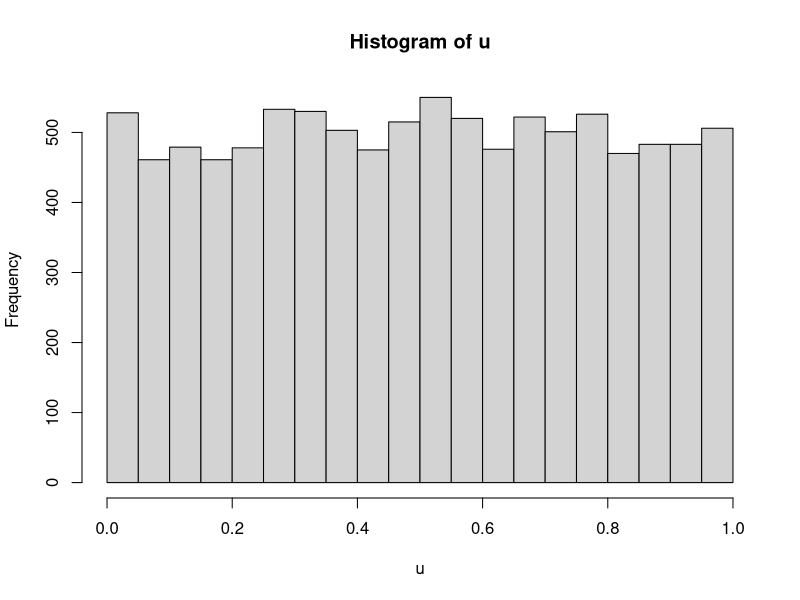
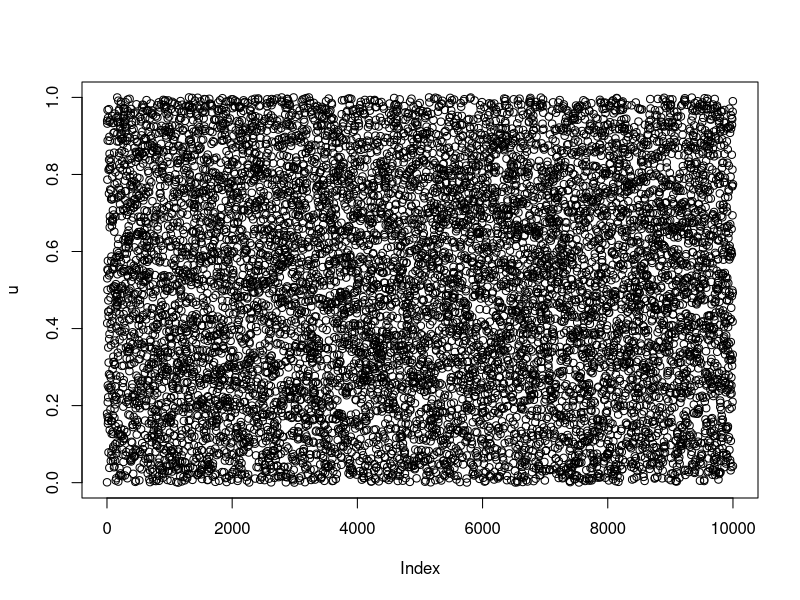
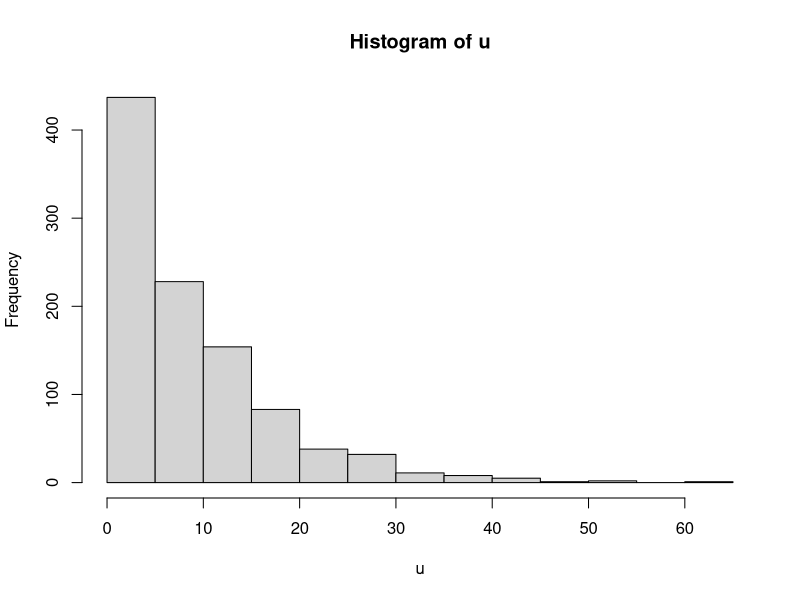
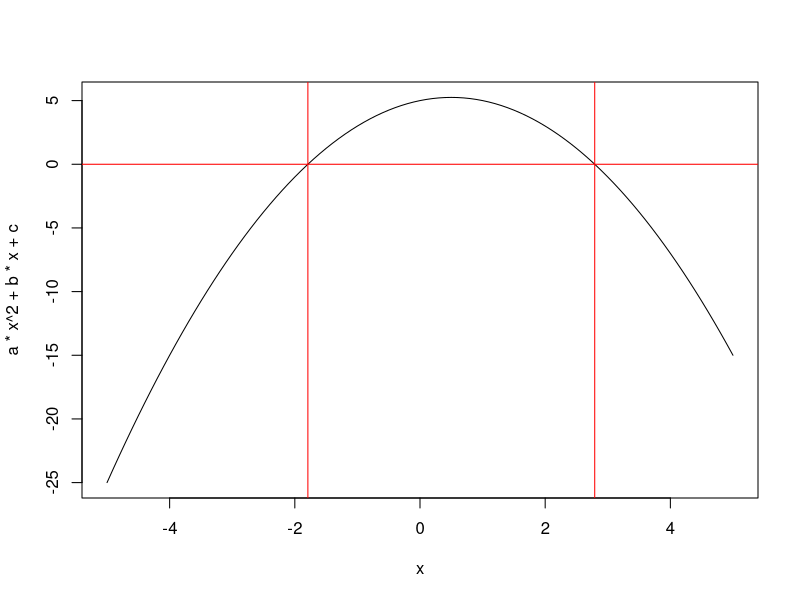

R code for these plots, in order: (Note: this script raises an error after producing the figures.)
setwd("~/UEPG - 3° ano/IC estatística/curso_R/learn_R")
#-----------------------------------------------------------------------
# Estruturas de programação e funções.
#-----------------------------------------------------------------------
# If-else 1.

u <- Sys.info()
str(u)
cat("Olá", u["user"], "! Vi que você usa", u["sysname"], "\n")

h <- as.integer(strftime(Sys.time(), "%H"))
# h <- 2

if (h >= 6 & h < 12) {
    saudacao <- "Bom dia!"
} else if (h >= 12 & h < 18) {
    saudacao <- "Bom tarde!"
} else if (h >= 18 & h < 23) {
    saudacao <- "Bom noite!"
} else {
    stop("Não enviar mensagem nesse horário!")
}

saudacao

#--------------------------------------------------------------------
# If-else 2.

# No: Acre, Alagoas, Amapá, Amazonas, Ceará,
# Espírito Santo, Maranhão Mato Grosso, Mato
# Grosso do Sul, Pará, Rio de Janeiro, Rio Grande
# do Norte, Rio Grande do Sul, Tocantins, Distrito
# Federal.
  #   Bahia, Paraíba.
  # Goiás, Minas Gerais, Rondônia, Roraima,
  # Santa Catarina, São Paulo, Sergipe.

estado <- "Sergipe"
estado <- "Rio de Janeiro"
estado <- "Bahia"
estado <- "Inglaterra"

grupo_em <- c("Goiás", "Minas Gerais", "Rondônia", "Roraima",
              "Santa Catarina", "São Paulo", "Sergipe")

# is.element(estado, grupo_em)
# estado %in% grupo_em
#
# if (estado == "Bahia" | estado == "Paraíba") {
#     msg <- paste(
#         "Estamos com uma super promoção para você que mora na",
#         estado)
# } else if (estado %in% grupo_em) {
#     msg <- paste(
#         "Estamos com uma super promoção para você que mora em",
#         estado)
# } else {
#     msg <- paste(
#         "Estamos com uma super promoção para você que mora no",
#         estado)
# }

grupo_na <- c("Bahia", "Paraíba")

if (is.element(estado, grupo_na)) {
    msg <- paste(
        "Estamos com uma super promoção para você que mora na",
        estado)
} else if (is.element(estado, grupo_em)) {
    msg <- paste(
        "Estamos com uma super promoção para você que mora em",
        estado)
} else {
    msg <- paste(
        "Estamos com uma super promoção para você que mora no",
        estado)
}

msg

#-------------------------------------------------------------------
# If-else 3.

argila <- 20
areia <- 70

if (argila > 60) {
    classe <- "Muito argilosa"
} else if (argila > 35) {
    classe <- "Argilosa"
} else if (areia < 15) {
    classe <- "Siltosa"
} else if (areia > 15 & areia < 70) {
    classe <- "Média"
} else {
    classe <- "Arenosa"
}

classe

#-------------------------------------------------------------------
# If-else 4.

salario <- 5000

if (salario < 1903) {
    tx <- 0
} else if (salario < 2826) {
    tx <- 7.5
} else if (salario < 3751) {
    tx <- 15
} else if (salario < 4664) {
    tx <- 22.5
} else {
    tx <- 27.5
}

tx

salario <- 3000
n_comp <- salario < c(0, 1903, 2826, 3751, 4664, Inf)
n_comp
n <- sum(n_comp)

switch(as.character(n),
       "1" = 27.5,
       "2" = 22.5,
       "3" = 15,
       "4" = 7.5,
       0)

findInterval(10000, c(0, 1903, 2826, 3751, 4664, Inf))

#------------------------------------------------------------------
# If-else vetorial.

salario_clientes <- c(2000, 10000, 5500, 7000, 1350)

ifelse(salario_clientes < 1903, 0,
       ifelse(salario_clientes < 2826, 7.5,
              ifelse(salario_clientes < 3751, 15,
                     ifelse(salario_clientes < 4664, 22.5,
                            27.5
                     )
              )
       )
)

dplyr::case_when(salario_clientes < 1903 ~ 0,
                 salario_clientes < 2826 ~ 7.5,
                 salario_clientes < 3751 ~ 15,
                 salario_clientes < 4664 ~ 22.5,
                 TRUE ~ 27.5)

ls()

#-----------------------------------------------------------------------
# Salvar arquivos da sessão.

save(salario_clientes, saudacao,
     file = "salarios_clientes.RData")
getwd()

saveRDS(salario_clientes,
        file = "salarios_clientes.rds")

save.image(file = "toda_sessao.RData")

#------------------------------------------------------------------
# For 1.

tx <- 0.01
n_meses <- 12
valor <- 100

for (i in 2:n_meses) {
    valor <- valor * (1 + tx)
    cat("Mes:", i, "\n")
    cat("Valor:", valor, "\n")
}

100 * (1 + tx)^11

#----------------------------------------------------------------
# For 2.

invest <- 100
juros <- c(5430, 4936, 4688,
           5183, 5430, 4668,
           5678, 5017, 4638)/(1000 * 100)
juros

i <- 0
for (j in juros) {
    invest <- invest * (1 + j)
    i <- i + 1
    cat("Mes: ", i,
        "; Taxa (%): ", j * 100,
        "; Valor: ", invest, "\n", sep = "")
}

x <- try(2 > 1)
x

x <- try(stop())
x

#----------------------------------------------------------------
# While 1.

n <- 10000
x0 <- 123 # Semente.
m <- 2^31 - 1
c <- 0
a <- 7^5
i <- 1

u <- numeric(n)
while (i <= n) {
    x1 <- (a * x0 + c) %% m
    u[i] <- x1/m
    i <- i + 1
    x0 <- x1
}

head(u)
hist(u)
plot(u)

set.seed(102030)
runif(10)

#--------------------------------------------------------------
# Repeat.

result <- 0
i <- 1
n <- 10000
repeat {
    s0 <- sample(1:6, size = 3, replace = TRUE)
    s1 <- sort(s0)
    s2 <- diff(s1)
    i <- i + 1
    if (i > n) break
    result <- result + as.integer(all(s2 == c(1, 1)))
}

result/n

#--------------------------------------------------------------
# Replicate.

u <- replicate(1000, {
    i <- 0
    repeat {
        s0 <- sample(1:6, size = 3, replace = TRUE)
        s1 <- sort(s0)
        s2 <- diff(s1)
        i <- i + 1
        if (all(s2 == c(1, 1))) break
    }
    i
})

mean(u)
hist(u)

#-----------------------------------------------------------
# Função · Baskara 1.

baskara <- function(a, b, c) {
    delta <- sqrt(b^2 - 4 * a * c)
    root <- (-b + c(-1, 1) * delta)/(2 * a)
    return(root)
}

a <- -1
b <- 1
c <- 5

r <- baskara(a = a, b = b, c = c)
r

curve(a * x^2 + b * x + c, from = -5, to = 5)
abline(h = 0, col = "red")
abline(v = r, col = "red")

r <- baskara(a = a, b = b, c = c)
r

#-----------------------------------------------------------------------
# Função · Baskara 2.

baskara <- function(a, b, c) {
    if (a == 0) {
        stop("`a` tem que ser diferente de 0!")
    }
    delta <- b^2 - 4 * a * c
    if (delta < 0) {
        stop("Função não tem raízes")
    }
    root <- (-b + c(-1, 1) * sqrt(delta))/(2 * a)
    return(root)
}

baskara(0, 1, 1)
baskara(1, 1, 1)
baskara(a, b, c)

mapply(a = c(-1, -1.1, -1.2),
       b = c(1, 1.1, 1),
       c = c(5, 4, 5),
       FUN = baskara)

#-----------------------------------------------------------------------
# Função · Baskara 3.

baskara <- function(vec) {
    if (length(vec) != 3) {
        stop("`vec` tem que ter 3 elementos!")
    }
    if (vec[1] == 0) {
        stop("`a` tem que ser diferente de 0!")
    }
    delta <- vec[2]^2 - 4 * vec[1] * vec[3]
    if (delta < 0) {
        stop("Função não tem raízes")
    }
    root <- (-vec[2] + c(-1, 1) * sqrt(delta))/(2 * vec[1])
    return(root)
}

baskara(c(a, b, c))

#--------------------------------------------------------------
# Função · Área de um triângulo.

M <- matrix(c(0, 0,
              0, 2,
              2, 0),
            byrow = TRUE,
            ncol = 2,
            nrow = 3)
plot(M, asp = 1)
polygon(M)

area_triangulo <- function(M) {
    M <- rbind(M, M[1, ])
    pos <- 0
    neg <- 0
    for (i in 1:3) {
        pos <- pos + M[i, 1] * M[i + 1, 2]
        neg <- neg + M[i + 1, 1] * M[i, 2]
    }
    area <- 0.5 * abs(pos - neg)
    return(area)
}

area_triangulo(M)

#-----------------------------------------------------------------------
